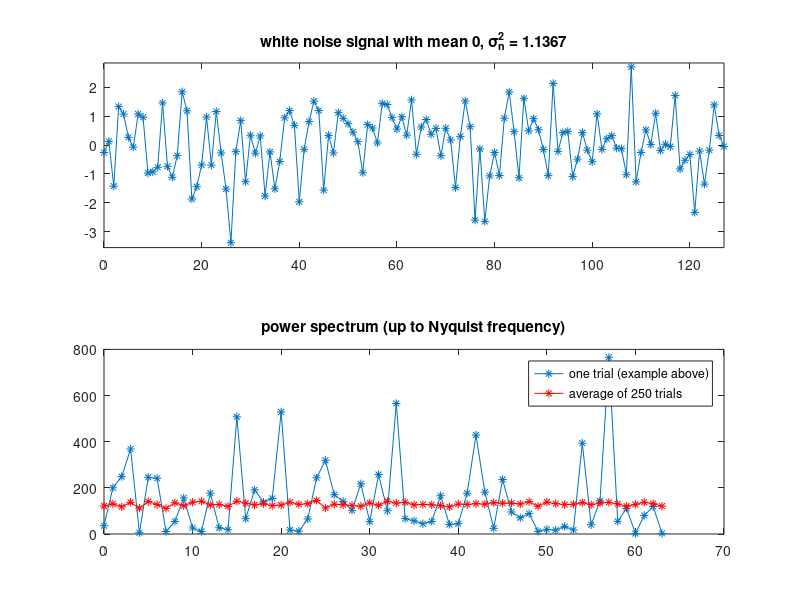

The MATLAB script that drew this image:
%  plot1DWhiteNoise.m
%
%  make noise with mean 0 and standard deviation 1
%  plots the first 5 octave bandpass, k = 1, 2:3, 4:7, 8:15, 16:31

clear
close all
N = 128;

typeOfNoise = 1;   %  1 gives Gaussian,  2 gives binary

switch typeOfNoise
    case 1
        % Gaussian noise
        noise = randn(1,N);
    case 2
        % binary noise with mean set to 0
        noise = (randn(1,N) > 0);
        noise = noise - mean(noise);
end
xrange = 0:N-1;
kRange = 0:N/2-1;

figure(1)
% Make two panels.  The upper shows one white noise signal.   The lower
% shows the power spectrum.

subplot(2,1,1)
plot(xrange,noise, '*-')
title(['white noise signal with mean 0, \sigma^2_n = ' num2str(var(noise))]);
axis( [ 0, N-1, min(noise)*1.05, max(noise)*1.05 ] )
subplot(2,1,2)
data = power(abs(fft(noise)),2);
plot(kRange, data(1:N/2),'*-') ;
hold on;


powerSpectrum = zeros(1,N);
M = 250;
for j = 1:M
    switch typeOfNoise
    case 1
        noise = randn(1,N);
    case 2
        % binary noise with mean set to 0
        noise = (randn(1,N) > 0);
        noise = noise - mean(noise);
    end
    powerSpectrum = powerSpectrum + power(abs(fft(noise)),2);
end
powerSpectrum = powerSpectrum/M;
subplot(2,1,2)
plot(kRange, powerSpectrum(1:N/2),'r*-') ;
title('power spectrum (up to Nyquist frequency)')
legend('one trial (example above)', ['average of ' num2str(M) ' trials']);
print -djpeg whiteNoise.jpg

